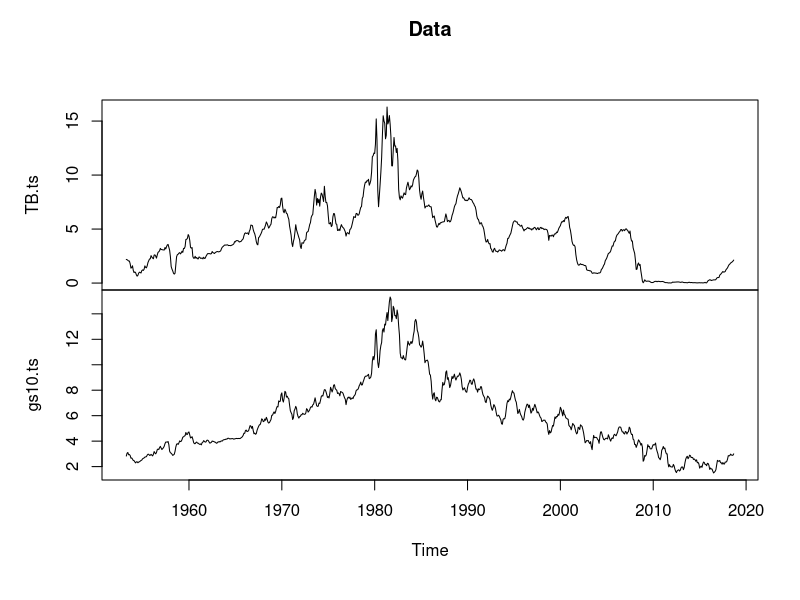
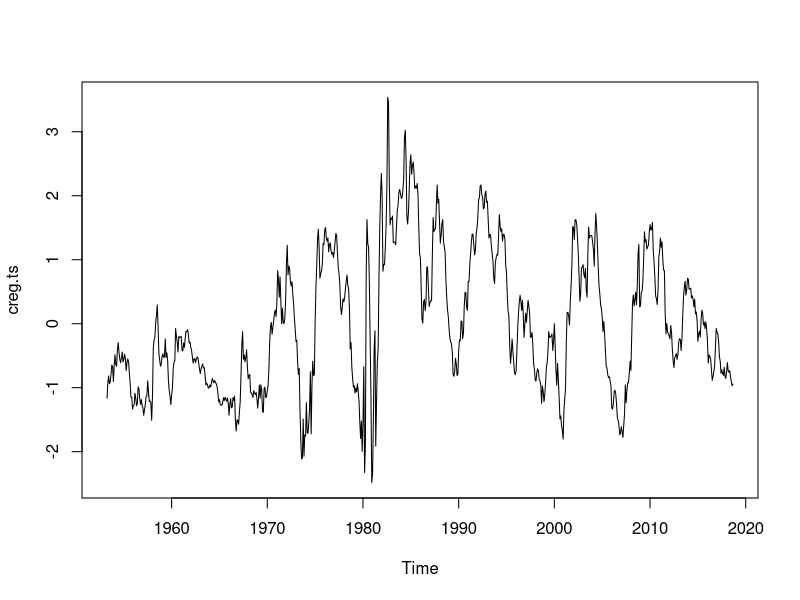
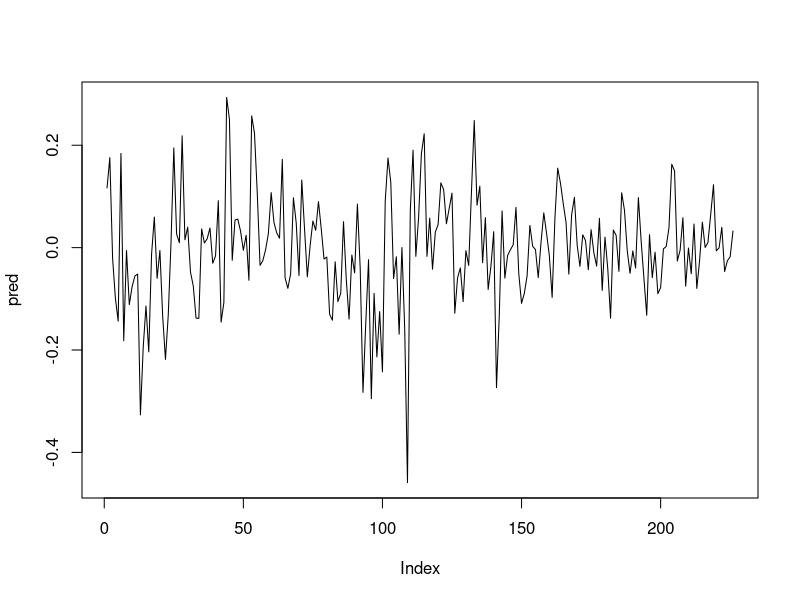

Generate these figures, in order, with R:
# Cointegration model for interest rates
# USe government bond yields for 10 year and 3 month treasuries
# https://people.brandeis.edu/~blebaron/classes/fin250a/cointegration/errorCorrection.html

library(urca)
library(forecast)
setwd("/home/raoul/Dokumendid/R/Hinnaelastsused")
GB.data <- read.csv("USTreasury10.csv")
# Convert to TS, note this is monthly
gs10.ts <- ts(GB.data$GS10,start=c(1953,4),freq=12)

TB.data <- read.csv("USTreasury3M.csv")
TB.ts <- ts(TB.data$TB3MS, start=c(1934,1),freq=12)
# shorten this longer series to align with gp series
TB.ts <- window(TB.ts,start=c(1953,4))

# Joonista
ts.data <- ts.union(TB.ts, gs10.ts)
plot(ts.data, main="Data")

# Johansen cointegration test (viitab ühele kointegratsioonivektorile)
co.test <- ca.jo(ts.data)
summary(co.test)

# Cointegration model and residuals
# We wont bother testing stuff
creg.model <- lm( gs10.ts ~ TB.ts)
creg.res <- residuals(creg.model)
creg.ts <- ts(creg.res,start=c(1953,4),freq=12)

plot(creg.ts)

# Augmented Dickey-Fuller test
adf.test <- ur.df(creg.ts)
summary(adf.test)

dTB.ts <- diff(TB.ts)
dgs10.ts <- diff(gs10.ts)

# you can use residuals, or even the simple difference
# creg.ts <- gs10.ts - TB.ts


dTBlag.ts <- stats::lag(dTB.ts,-1,na.pad=TRUE)
dgs10lag.ts <- stats::lag(dgs10.ts,-1,na.pad=TRUE)
creglag.ts <- stats::lag(creg.ts,-1,na.pad=TRUE)

veclags.ts <- cbind( dTB.ts, dgs10.ts, dTBlag.ts, dgs10lag.ts, creg.ts, creglag.ts)

vecseriestrain.ts <- window(veclags.ts, end=c(1999,12))
vecseriesvalid.ts <- window(veclags.ts, start=c(2000,1))

# Full sample
ec.model <- lm( dTB.ts ~ dTBlag.ts + dgs10lag.ts + creglag.ts, data=veclags.ts )
# print("Full sample: EC model")
print(summary(ec.model))

ecbench.model <- lm( dTB.ts ~  dTBlag.ts + dgs10lag.ts, data=veclags.ts )
# print("Full sample: bench")
print(summary(ecbench.model))
# print("Full sample: bench")
# print(accuracy(fitted(ecbench.model),dTB.ts))



# Do training and validation predictions
# first full model
ectrain.model <- lm(dTB.ts ~ dTBlag.ts + dgs10lag.ts + creglag.ts, data = vecseriestrain.ts )

pred <- predict(ectrain.model,vecseriesvalid.ts)
plot(pred, type="l")

print("in and out of sample: ec model")
print(accuracy(ectrain.model))
print(accuracy(pred,as.vector(vecseriesvalid.ts[,1])))


# now benchmark model w/o error correction component

ectrain.model <- lm(dTB.ts ~ dTBlag.ts + dgs10lag.ts, data = vecseriestrain.ts )

pred <- predict(ectrain.model,vecseriesvalid.ts)

print("in and out of sample: benchmark model")
print(accuracy(ectrain.model))
print(accuracy(pred,as.vector(vecseriesvalid.ts[,1])))

